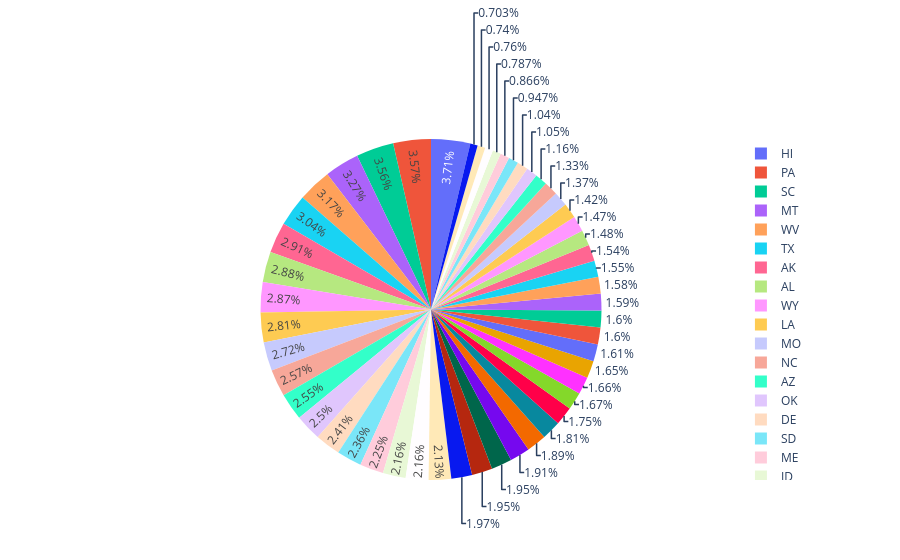

Notebook code for this chart:
### Code cell
figpie=px.pie(df,values='speeding',names='abbrev')
figpie.show()

### Figure 1 — Plotly figure (JSON) as saved in the notebook; plotly's stock layout.template omitted (floating-point values rounded to 4 significant figures)
{"data": [{"domain": {"x": [0, 1], "y": [0, 1]}, "hovertemplate": "abbrev=%{label}<br>speeding=%{value}<extra></extra>", "labels": ["AL", "AK", "AZ", "AR", "CA", "CO", "CT", "DE", "DC", "FL", "GA", "HI", "ID", "IL", "IN", "IA", "KS", "KY", "LA", "ME", "MD", "MA", "MI", "MN", "MS", "MO", "MT", "NE", "NV", "NH", "NJ", "NM", "NY", "NC", "ND", "OH", "OK", "OR", "PA", "RI", "SC", "SD", "TN", "TX", "UT", "VT", "VA", "WA", "WV", "WI", "WY"], "legendgroup": "", "name": "", "showlegend": true, "type": "pie", "values": [7.332, 7.421, 6.51, 4.032, 4.2, 5.032, 4.968, 6.156, 2.006, 3.759, 2.964, 9.45, 5.508, 4.608, 3.625, 2.669, 4.806, 4.066, 7.175, 5.738, 4.25, 1.886, 3.384, 2.208, 2.64, 6.923, 8.346, 1.937, 5.439, 4.06, 1.792, 3.496, 3.936, 6.552, 5.497, 3.948, 6.368, 4.224, 9.1, 3.774, 9.082, 6.014, 4.095, 7.76, 4.859, 4.08, 2.413, 4.452, 8.092, 4.968, 7.308]}], "layout": {"legend": {"tracegroupgap": 0}, "margin": {"t": 60}}}
